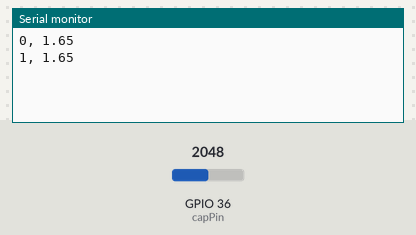
Simulated run of this sketch. Board: ESP32. On the bench: the last lines printed to the serial monitor. The inputs (shaded band) are chosen by the test bench; at power-on: GPIO 36 (capPin) = 2048.

Above: at 1.8 s.
1.9 s: GPIO 36 (capPin) set to 2866
At 2.8 s:
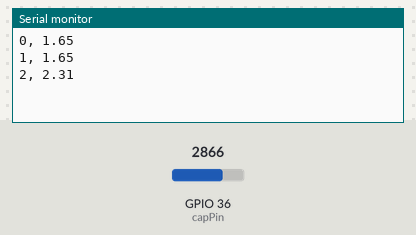
3.4 s: GPIO 36 (capPin) set to 3603
At 4.7 s:
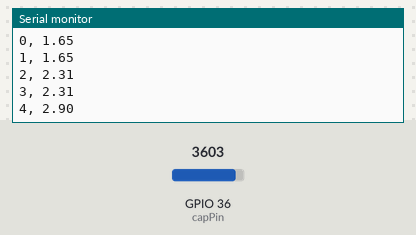
Timing chart, 0 to 6.4 s (numbered marks = the images above; inputs shaded):
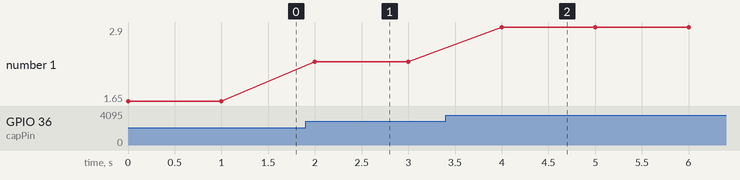

Measured:
- after the input at 1.9 s, the serial monitor: prints a new line after 0.10 s (image 1)
- after the input at 3.4 s, the serial monitor: prints a new line after 0.60 s (image 2)
- plotted number 1: 1.65 → 2.31 after the input at 1.9 s, 2.31 → 2.9 after the input at 3.4 s

The sketch:

Lab8-0RCex.ino
```cpp
/* RC Circuit experiment sketch.

Connect the positive end of the capacitor to Analog 0.
Then connect power supply to the power headers of the RC circuit.
For more information see www.atommann.com/learn/rc-circuit/rc-circuit.html */

int capPin = 36;      // the positive end of capacitor is connected to a0
int capvoltReading;  // the analog reading from a0
unsigned long rctime;

void setup() {
  // We'll send debugging information via the Serial monitor
  Serial.begin(115200);
}

void loop() {
  rctime = millis();
  capvoltReading = analogRead(capPin); // getting the voltage reading from capacitor

  // converting that reading to voltage, for 3.3v arduino use 3.3
  float voltage = capvoltReading * 3.3;
  voltage /= 4096.0;

  //prints time since program started
  Serial.print(rctime/1000); // in seconds
  //Serial.print("0:");
  Serial.print(", ");      // we output data with CSV format
  Serial.println(voltage); // print out the voltage

  delay(1000); // 1000ms
}
```
